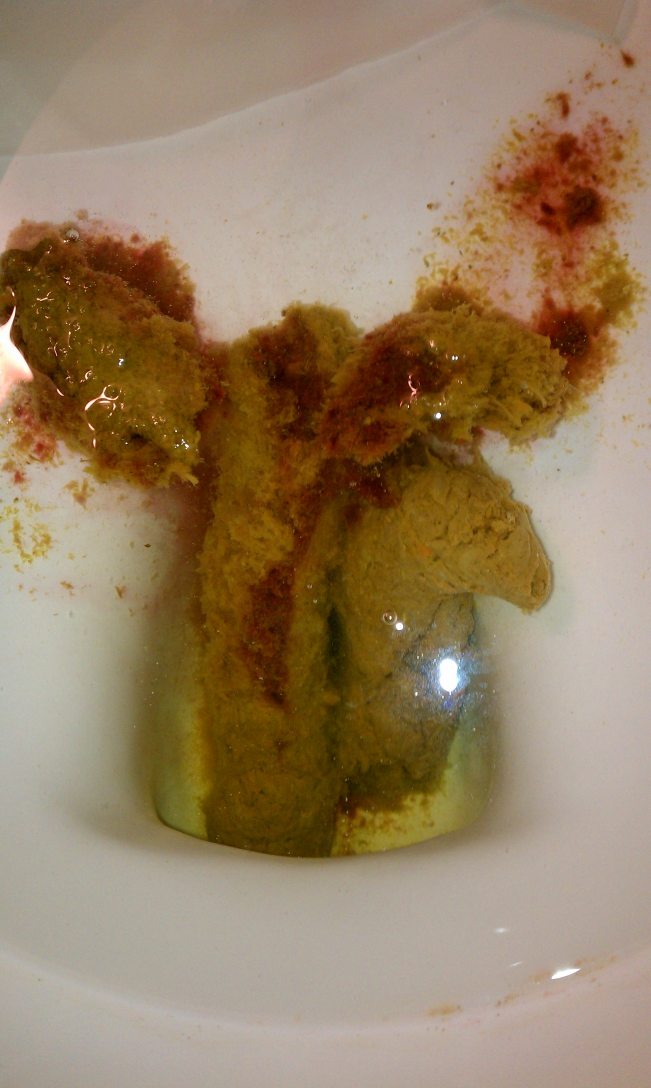
#> input picture images/blood_in_stool_sample(2).jpg, 1952 x 3264 px, found by its file name (shown at 1/3 size)
$ python findContours.py   (older library calls are emulated)
#> lines starting #> are read from the running program, lines starting #| are printed output that depends on the picture; after the words box and inside, x2 and y2 are one past the last pixel; in counts of white or black regions, pixels touching at a corner belong together
import cv2
import numpy as np

# parameters for canny, dilate, erode and mask color
BLUR = 21
CANNY_THRESH_1 = 20
CANNY_THRESH_2 = 20
MASK_DILATE_ITER = 10
MASK_ERODE_ITER = 10

# In BGR format
MASK_COLOR = (0.0,0.0,0.0)

# load image
img = cv2.imread('images/blood_in_stool_sample(2).jpg')
#> img is the input picture: shape (3264, 1952, 3); mean B, G, R 98.6, 128.1, 150.9

# convert image to greyscale
gray = cv2.cvtColor(img,cv2.COLOR_BGR2GRAY)
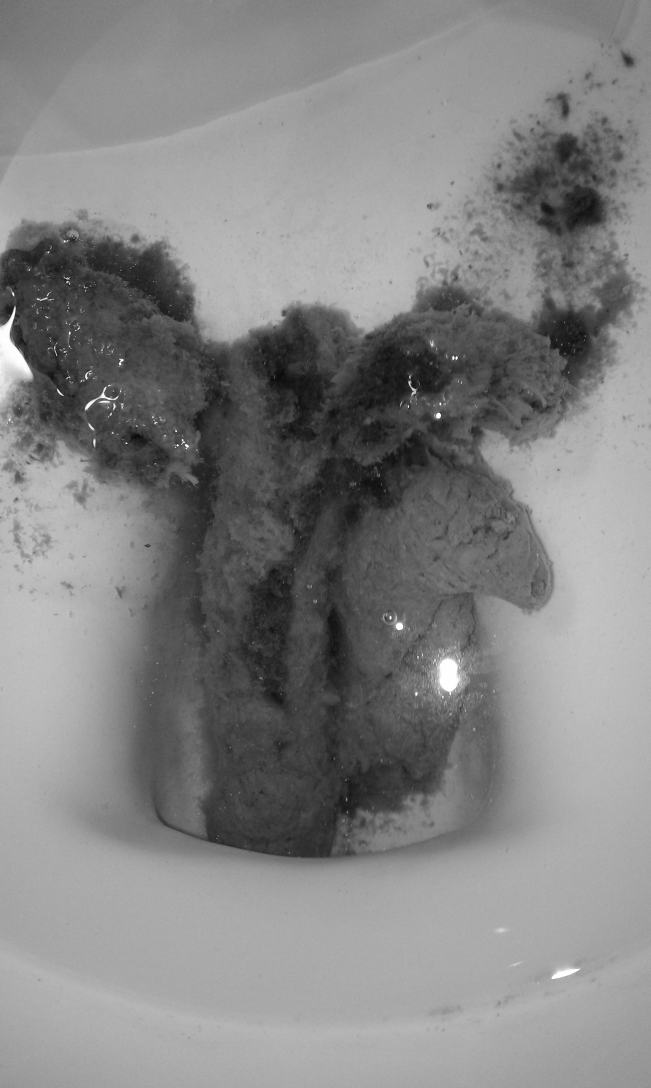
#> gray: shape (3264, 1952) (shown at 1/3 size); min 7, max 255, mean 131.6

# Use Canny Edge Detection to detect edges in this image
edges = cv2.Canny(gray, CANNY_THRESH_1, CANNY_THRESH_2)
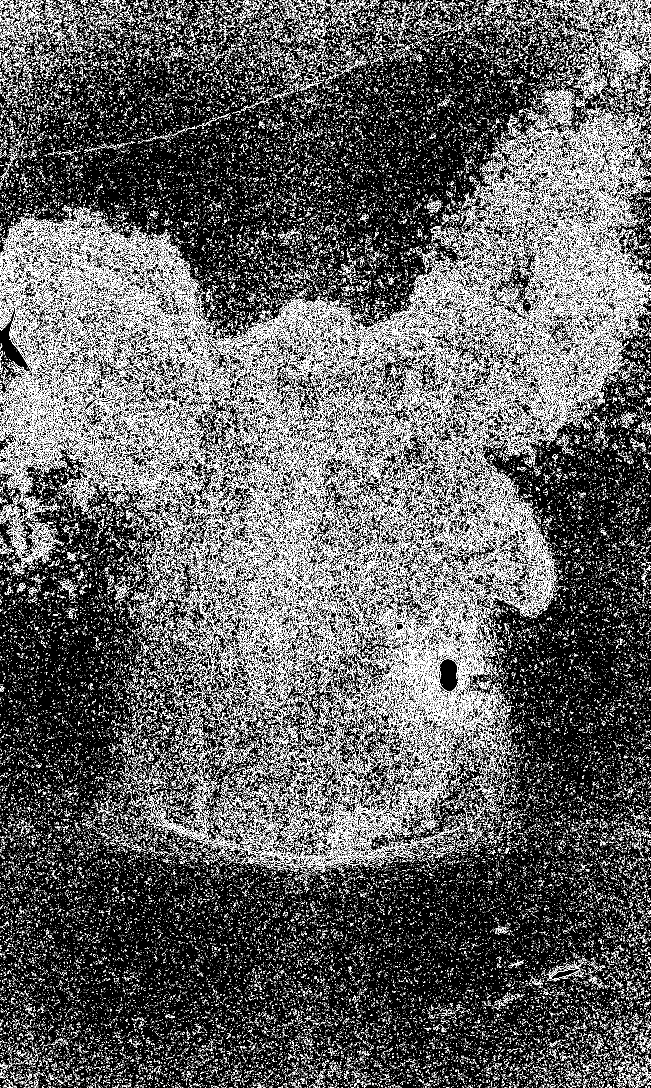
#> edges: shape (3264, 1952) (shown at 1/3 size); 14.6% white in thin lines or dots
edges = cv2.dilate(edges, None)
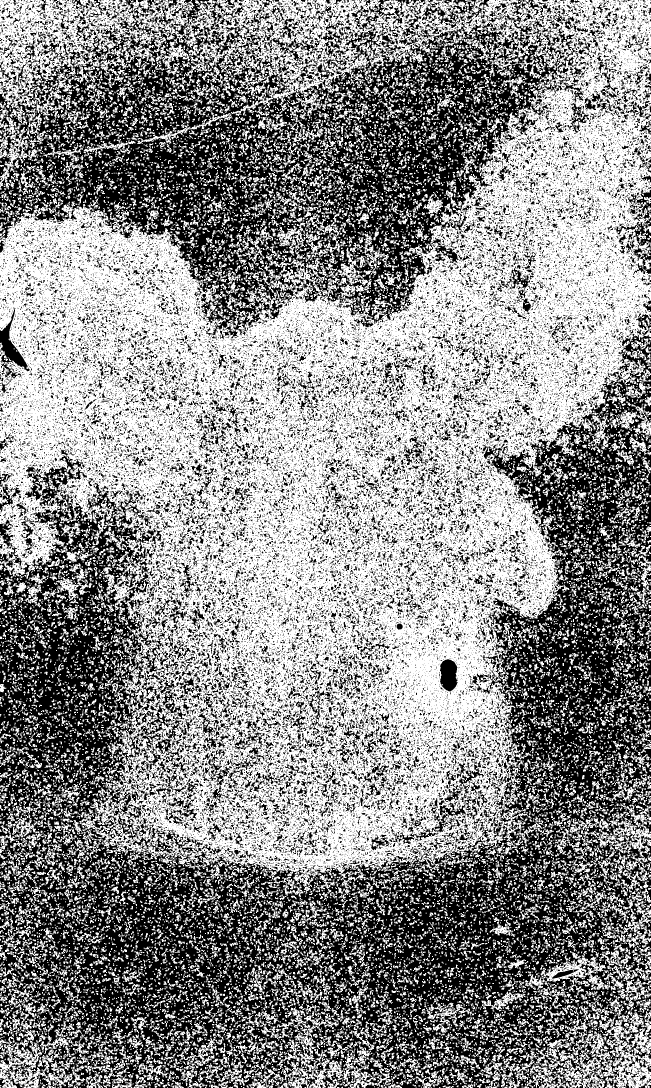
#> edges: shape (3264, 1952) (shown at 1/3 size); 54.2% white; 38315 black regions (32481 under 20 px), largest, box (x1, y1, x2, y2) and area: (0, 938, 1952, 3264) 1577209, (0, 0, 1757, 1019) 701247, (1166, 2370, 1463, 2533) 6586
edges = cv2.erode(edges, None)
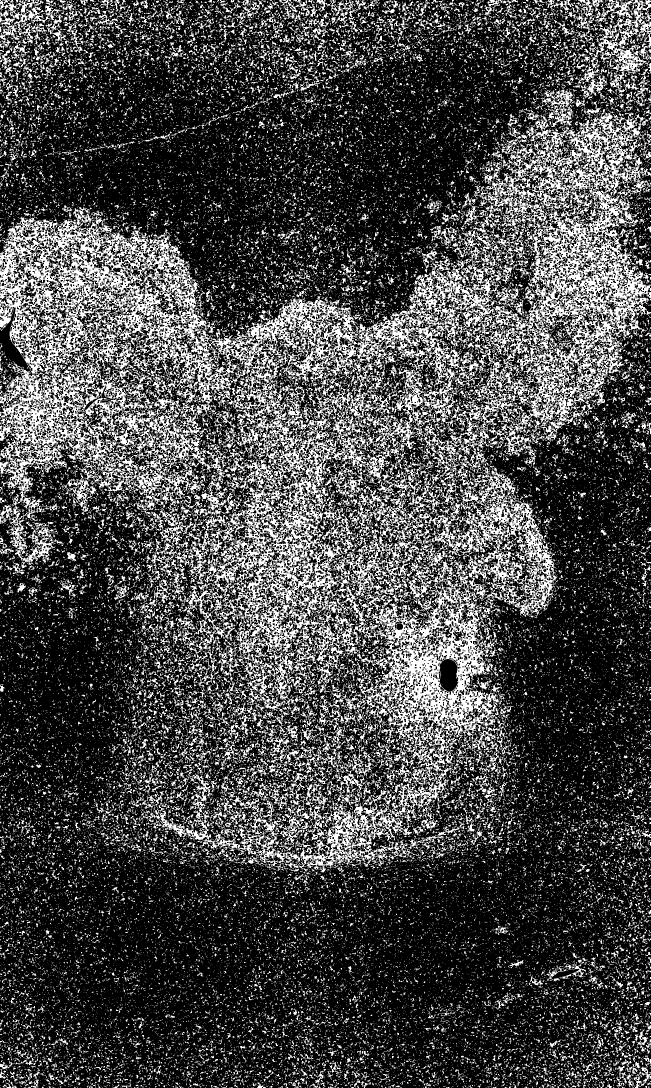
#> edges: shape (3264, 1952) (shown at 1/3 size); 27.7% white; 46133 white regions (40387 under 20 px), largest, box (x1, y1, x2, y2) and area: (0, 0, 1952, 2623) 1209654, (0, 0, 279, 163) 12727, (947, 0, 1074, 115) 3183

# Find all contours among the dimage
contour_info = []
_, contours, _ = cv2.findContours(edges, cv2.RETR_LIST, cv2.CHAIN_APPROX_NONE)
#> contours = 65869 contours

# Iterate through contours and find the largest contour
for c in contours:
    contour_info.append((
        c,
        cv2.isContourConvex(c),
        cv2.contourArea(c),
    ))
#> this loop made 65869 passes
#> c on passes 1 to 3: [[1860, 3263]], [[521, 3263]], [[502, 3263]]
#> after the loop, contour_info = 65869 items

contour_info = sorted(contour_info, key=lambda x: x[2], reverse=True)

# Draw a rectangle over the largest contour
print (contour_info[0][0], contour_info[0][0].shape)
#> (printed output is left out)
x, y, width, height =cv2.boundingRect(contour_info[0][0])
#> x = 0; y = 0; width = 1952; height = 2623
print (x, y, width, height)
#| 0 0 1952 2623

# crop the rectangle from the original image, i.e. zoom in
roi = img[y:y+height, x:x+width]
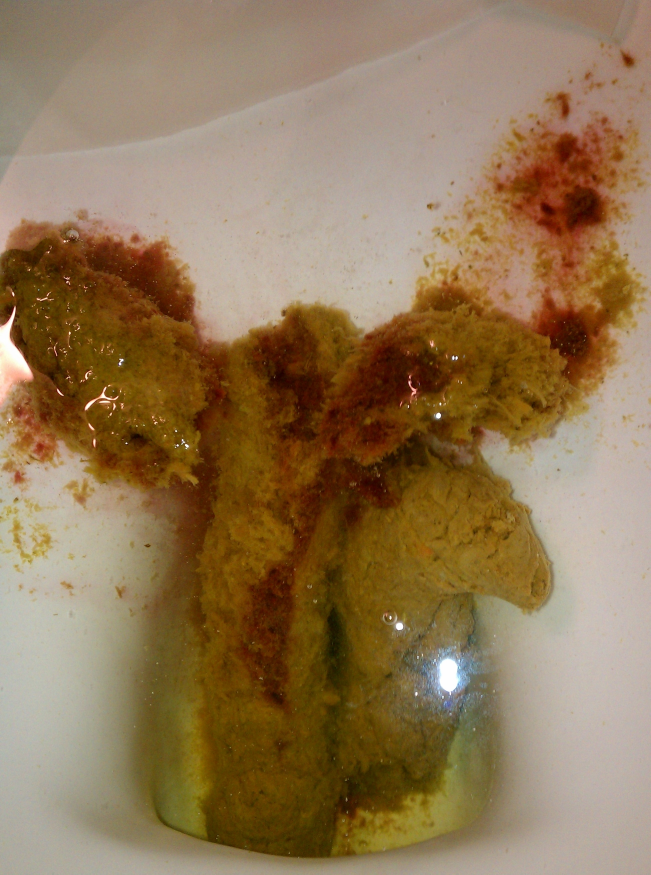
#> roi: shape (2623, 1952, 3) (shown at 1/3 size); mean B, G, R 84.7, 118.7, 144.5
cv2.imwrite("images/masked(1).jpg", roi)
"""
# create empty mask, and fill the area with largest contour
mask = np.zeros(edges.shape)
cv2.fillConvexPoly(mask, contour_info[0][0], (255,) * img.shape[2])

# perform erosion and dilation to remove any small areas where noise are
# coming from
mask = cv2.dilate(mask, None, iterations=MASK_DILATE_ITER)
mask = cv2.erode(mask, None, iterations=MASK_ERODE_ITER)
mask = cv2.GaussianBlur(mask, (BLUR, BLUR), 0)
mask_stack = np.dstack([mask] * 3)

# Modify the masked area to be filled in with MASK_COLOR and combine with
# the original image
mask_stack = mask_stack.astype('float32') / 255.0
img = img.astype('float32') / 255.0
masked = (mask_stack * img) + ((1-mask_stack) * MASK_COLOR)
masked = (masked * 255).astype('uint8')

cv2.imwrite("images/masked(1).jpg", masked)

# [5 lines of commented-out code are left out]
"""

$ run again, with images/blood_in_stool_sample(1).jpg copied over images/blood_in_stool_sample(2).jpg
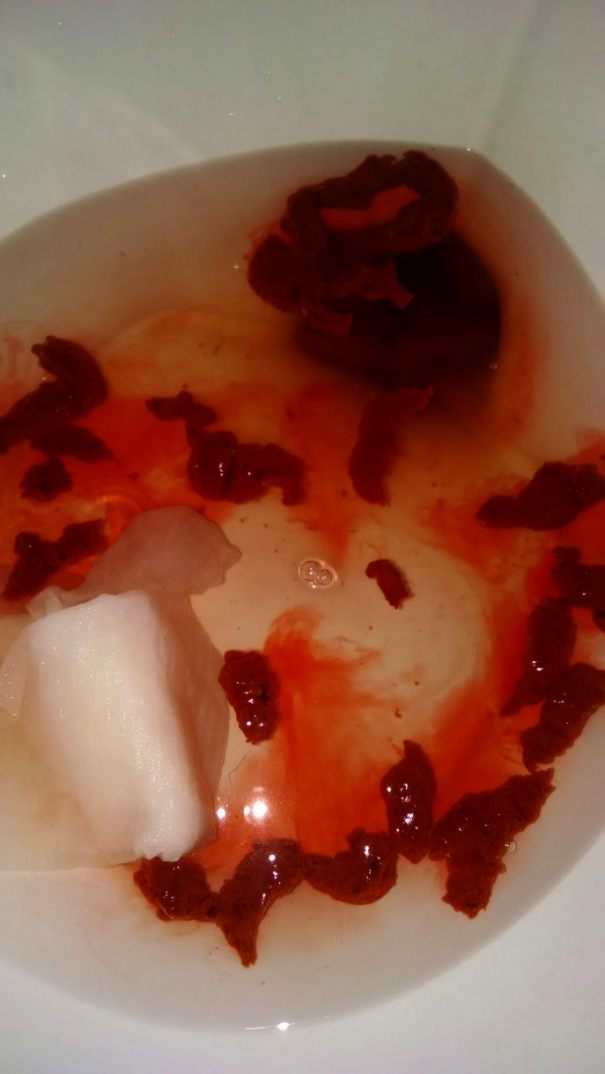
#> input picture images/blood_in_stool_sample(1).jpg, 605 x 1074 px, found by its file name
#> img is the input picture: shape (1074, 605, 3); mean B, G, R 71.7, 90.8, 142.6
#> `edges = cv2.erode(edges, None)`:
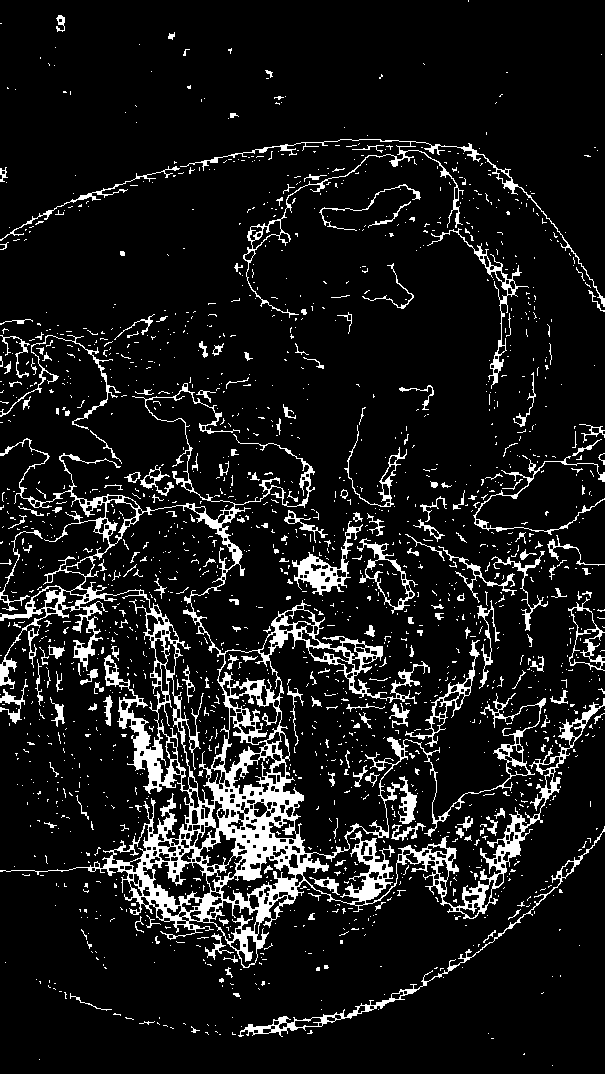
#> edges: shape (1074, 605); 10% white; 1803 white regions (1595 under 20 px)
#> contours = 2305 contours, 1870 with area under 20; largest, box (x1, y1, x2, y2) and area: (0, 383, 605, 968) 69862, (80, 505, 236, 806) 16558, (180, 139, 605, 318) 1646, (218, 650, 282, 700) 1644, (357, 538, 418, 614) 1594
#> the loop `for c in contours:` made 2305 passes
#> c on passes 1 to 3: [[552, 1065]], [[39, 1059]], [[524, 1053], [523, 1054], [524, 1054]]
#> after the loop `for c in contours:`: contour_info = 2305 items
#> (printed output is left out)
#> x = 0; y = 383; width = 605; height = 585
#| 0 383 605 585
#> `roi = img[y:y+height, x:x+width]`:
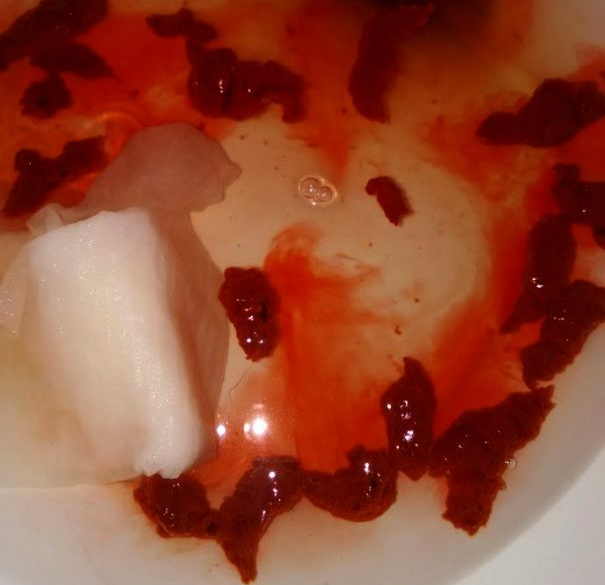
#> roi: shape (585, 605, 3); mean B, G, R 50.2, 72.9, 148.2

$ run again, with images/bristol_stool_chart.jpg copied over images/blood_in_stool_sample(2).jpg
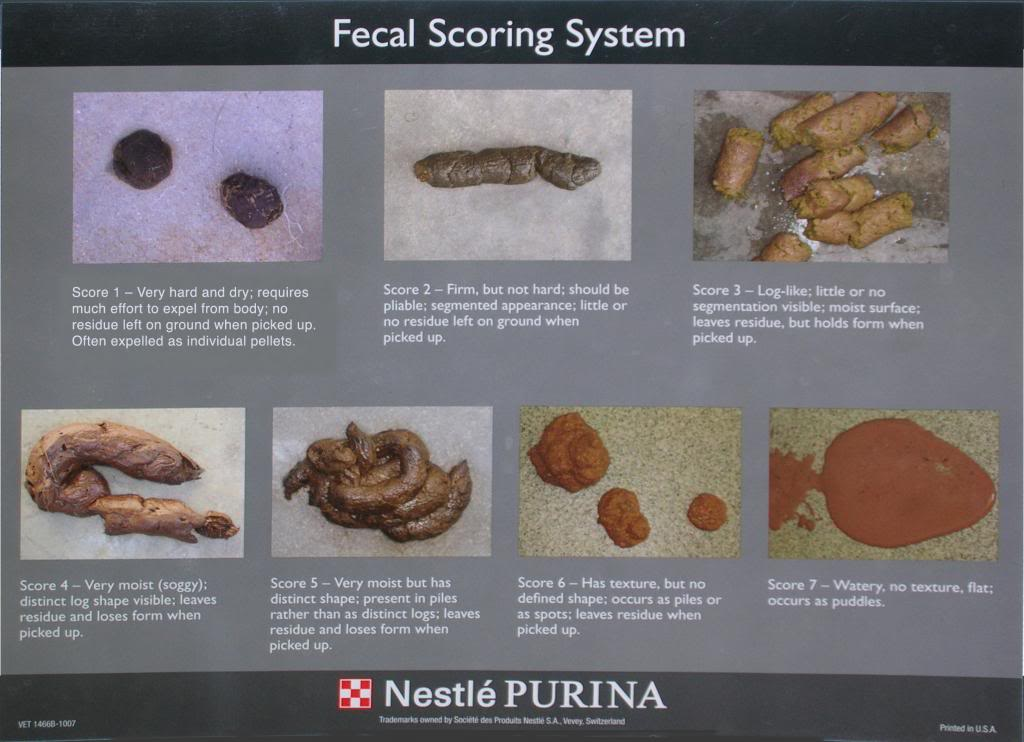
#> input picture images/bristol_stool_chart.jpg, 1024 x 742 px, found by its file name
#> img is the input picture: shape (742, 1024, 3); mean B, G, R 114.7, 112.5, 116.7
#> `edges = cv2.Canny(gray, CANNY_THRESH_1, CANNY_THRESH_2)`:
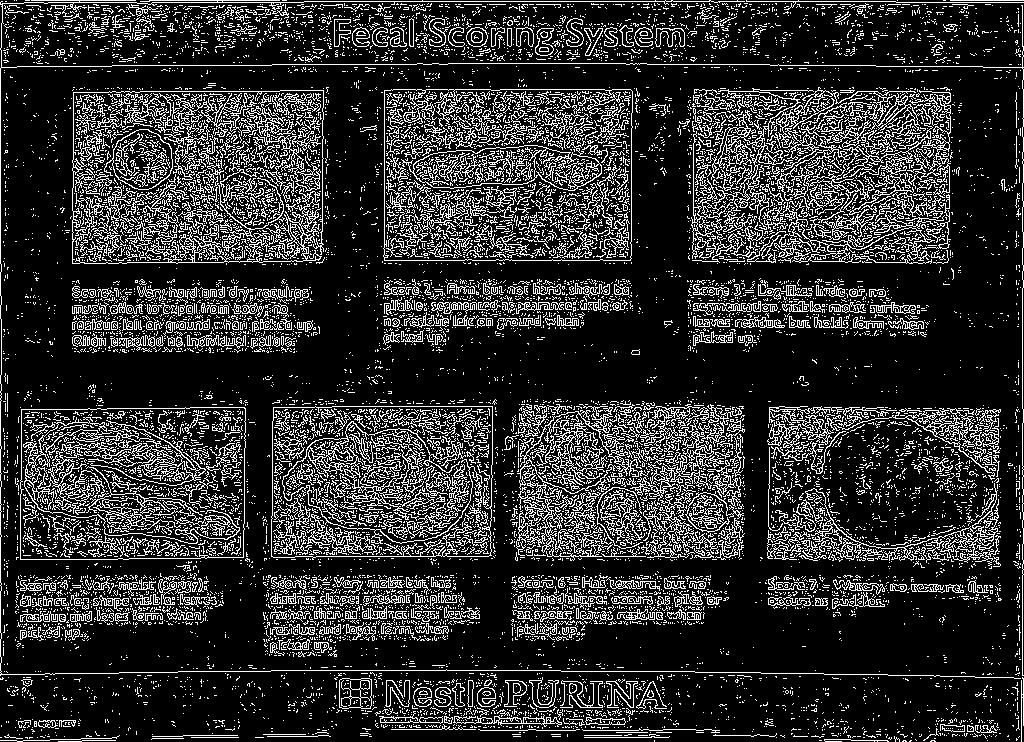
#> edges: shape (742, 1024); 18.6% white in thin lines or dots
#> `edges = cv2.erode(edges, None)`:
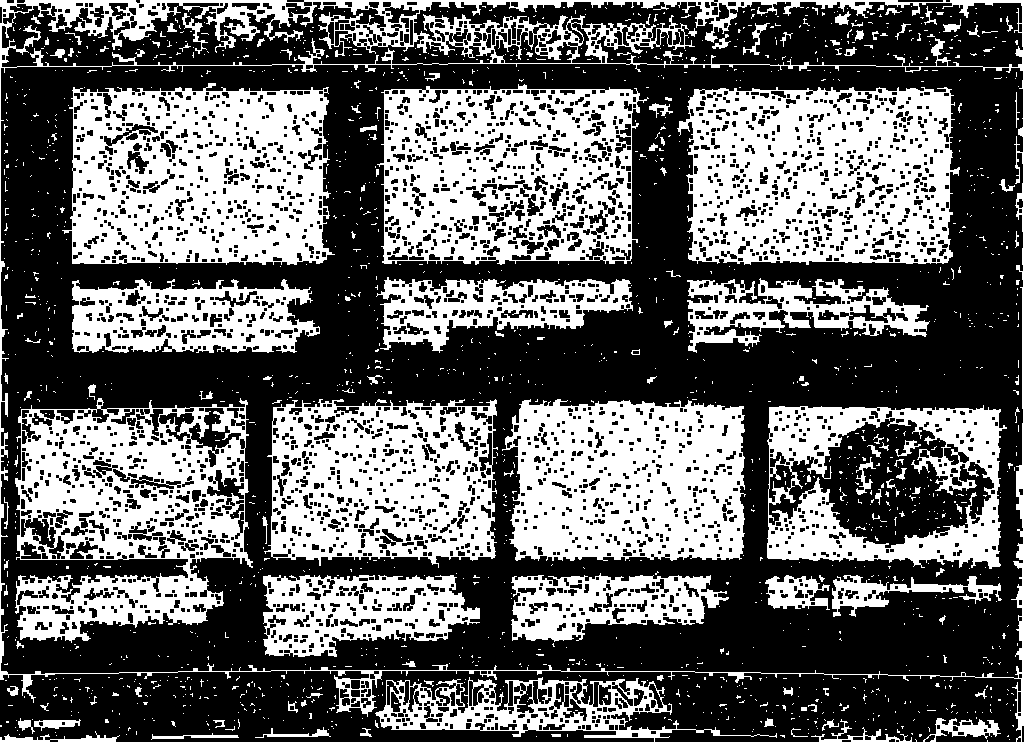
#> edges: shape (742, 1024); 40.2% white; 1632 white regions (1490 under 20 px)
#> contours = 5074 contours, 3245 with area under 20; largest, box (x1, y1, x2, y2) and area: (0, 0, 1024, 742) 689211, (0, 63, 1024, 679) 619166, (677, 87, 960, 265) 44362, (62, 83, 335, 265) 43114, (15, 398, 253, 643) 43040
#> the loop `for c in contours:` made 5074 passes
#> c on passes 1 to 3: [[987, 740], [987, 741]], [[1009, 739]], [[915, 739], [916, 740], [916, 741], [916, 740]]
#> after the loop `for c in contours:`: contour_info = 5074 items
#> (printed output is left out)
#> x = 0; width = 1024; height = 742
#| 0 0 1024 742
